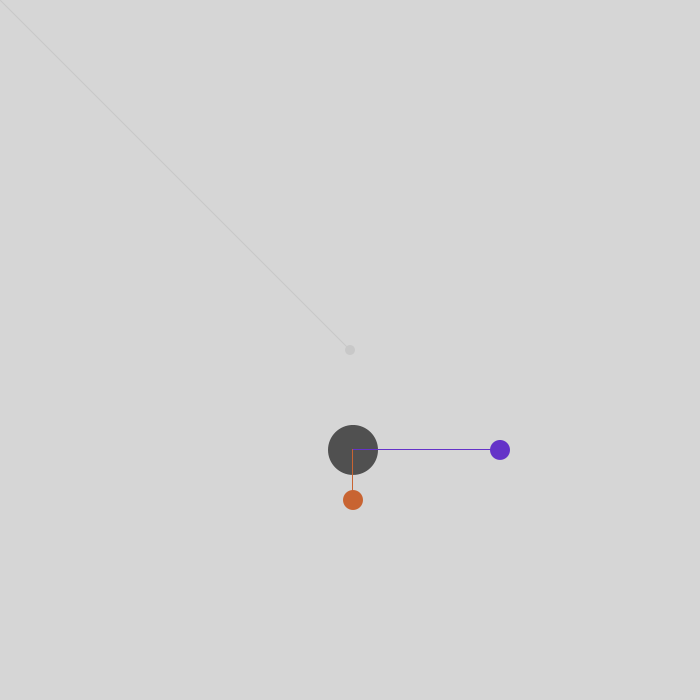
Frame 1 (no input)
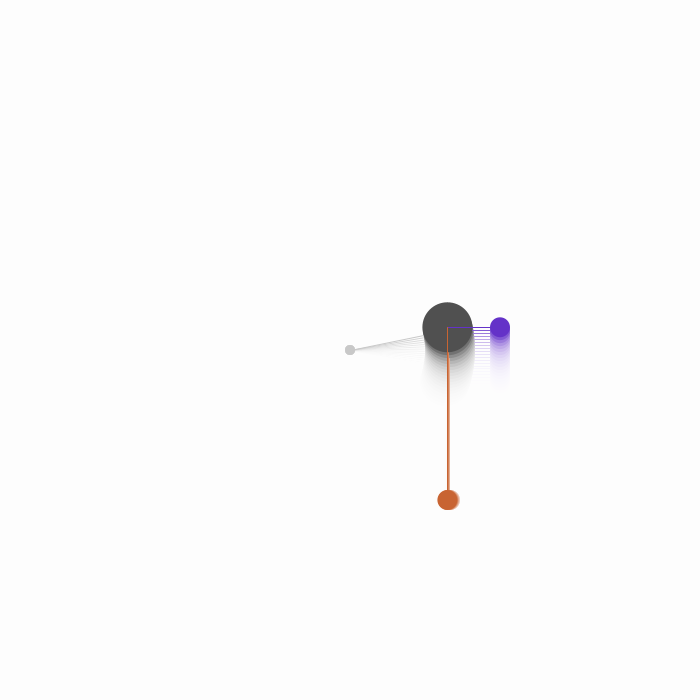
Frame 60 (the mouse pressed at the canvas centre just before this capture)
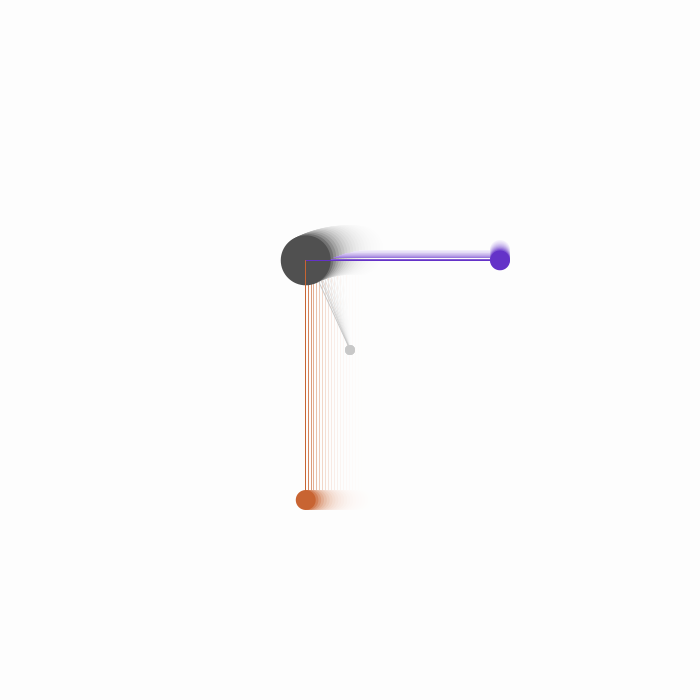
Frame 120 (the mouse held since frame 60 and released just before this capture)

The Processing sketch that drew these frames (run headless with seeded random() and noise(); from frame 60 on, the mouse is pressed at the canvas centre):

// Processing sketch: oscillate1
// ── oscillate1.pde
float x;
float y;
float oscCount;
float amplitude;
float centerX;
float centerY;

void setup() {
  size(700, 700);
  oscCount = 0;
  amplitude = 100;
  centerX = width/2;
  centerY = height/2;
  noStroke();
  textAlign(CENTER, CENTER);
}

void draw() {
  noStroke();
  fill(255, 50);
  rect(0, 0, width, height);

  fill(200);
  ellipse(centerX, centerY, 10, 10);
  stroke(200);
  line(centerX, centerY, x, y);

  noStroke();

  oscCount += 0.03;
  x = centerX + sin(oscCount) * amplitude;
  y = centerY + cos(oscCount) * amplitude;
  fill(80);
  ellipse(x, y, 50, 50);

  fill(100, 50, 200);
  ellipse(centerX + 150, y, 20, 20);
  fill(200, 100, 50);
  ellipse(x, centerY + 150, 20, 20);

  stroke(100, 50, 200);
  line(x, y, centerX+150, y);
  stroke(200, 100, 50);
  line(x, y, x, centerY+150);
}
